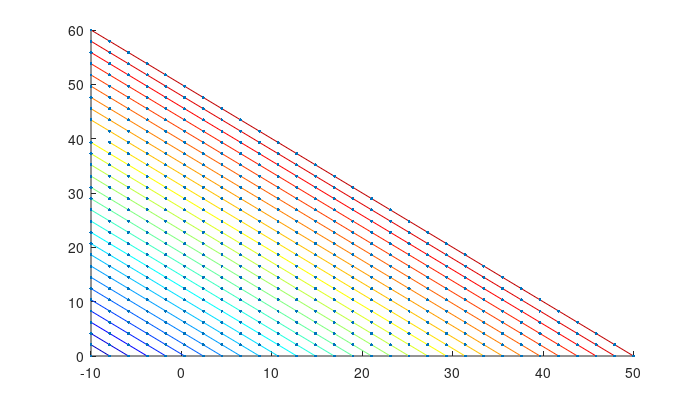

Write the MATLAB code that produced this figure. (Note: this script raises an error after producing the figure.)
%% Matlab Graph Scatter Plot Examples
% *back to *<https://fanwangecon.github.io *Fan*>*'s *<https://fanwangecon.github.io/M4Econ/ 
% *Reusable Matlab*>* Repository or *<https://fanwangecon.github.io/CodeDynaAsset/ 
% *Dynamic Asset*>* Repository*
%% 
% Generate k + b = w, color for each w, vectors of k and b such that k + b = 
% w for each w
% 
% There are two N by M matrix, A anb B.
% 
% Values in Matrix A correspond to the x-axis, values in Matrix B correspond 
% to the y-axis.
% 
% The rows and columns in matrix A and B have some other meanings. In this case, 
% we will give color to the columns.
% 
% The columns is represented by vector C, which is another variable.
%% 
% # Each line a different color representing variable 3
% # Legend labeling a subset of colors
% # X and Y could be asset choices, color could be utility, consumption etc.
%% Setting Up Data

close all
clear all

% Bounds
fl_b_bd = -10;
% Max and Mins
fl_w_max = 50;
fl_w_min = fl_b_bd;
fl_kp_max = fl_w_max - fl_b_bd;
fl_kp_min = 0;

% Grid Point Counts
it_w_i = 30;
it_kb_j = 30;

% Grids
ar_w = linspace(fl_w_min, fl_w_max, it_w_i);
ar_kp = linspace(fl_kp_min, fl_kp_max, it_kb_j);
mt_bp = ar_w - ar_kp';
mt_kp = ar_w - mt_bp;
mt_bl_constrained = (mt_bp < fl_b_bd);
mt_bp_wth_na = mt_bp;
mt_kp_wth_na = mt_kp;
mt_bp_wth_na(mt_bl_constrained) = nan;
mt_kp_wth_na(mt_bl_constrained) = nan;

% Flatten
ar_bp_mw_wth_na = mt_bp_wth_na(:);
ar_kp_mw_wth_na = mt_kp_wth_na(:);
ar_bp_mw = ar_bp_mw_wth_na(~isnan(ar_bp_mw_wth_na));
ar_kp_mw = ar_kp_mw_wth_na(~isnan(ar_kp_mw_wth_na));
%% Graphing

figure('PaperPosition', [0 0 7 4]);
hold on;

chart = plot(mt_bp_wth_na, mt_kp_wth_na, 'blue');

clr = jet(numel(chart));
for m = 1:numel(chart)
   set(chart(m),'Color',clr(m,:))
end
if (length(ar_w) <= 50) 
    scatter(ar_bp_mw, ar_kp_mw, 5, 'filled');
end
xline(0);
yline(0);

title('Choice Grids Conditional on kp+bp=w')
ylabel('Capital Choice')
xlabel({'Borrowing or Saving'})
legend2plot = fliplr([1 round(numel(chart)/3) round((2*numel(chart))/4)  numel(chart)]);
legendCell = cellstr(num2str(ar_w', 'kp+bp=%3.2f'));
legend(chart(legend2plot), legendCell(legend2plot), 'Location','northeast');

grid on;